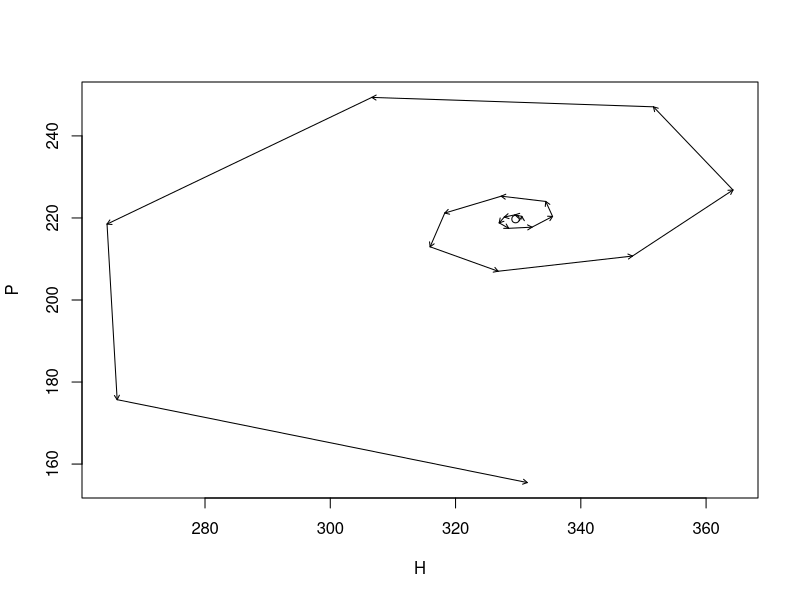
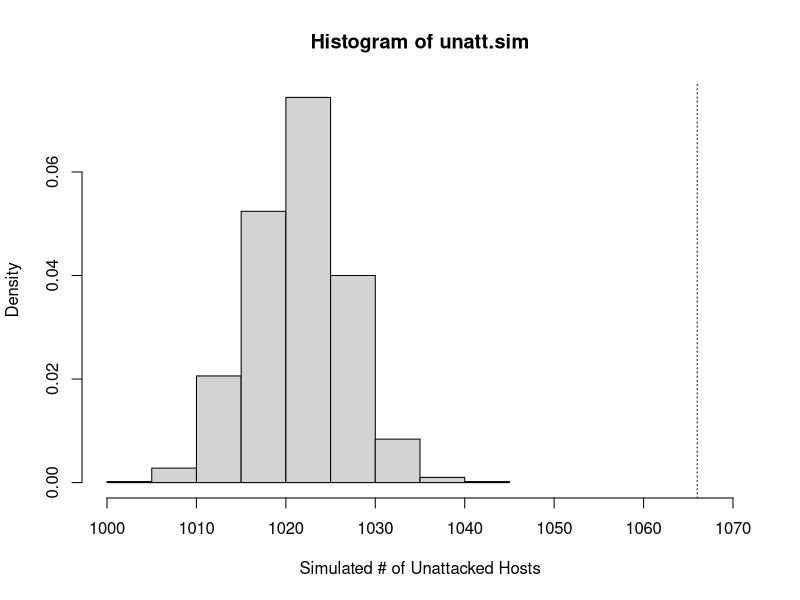
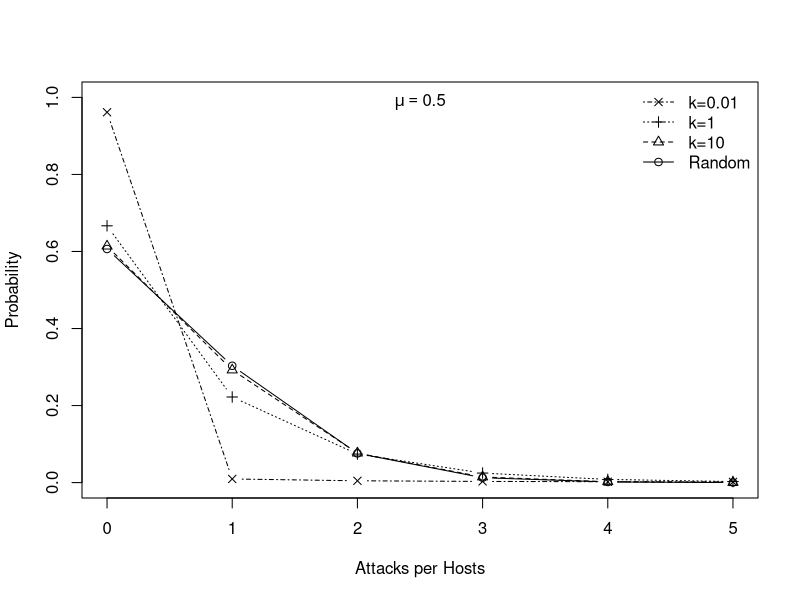
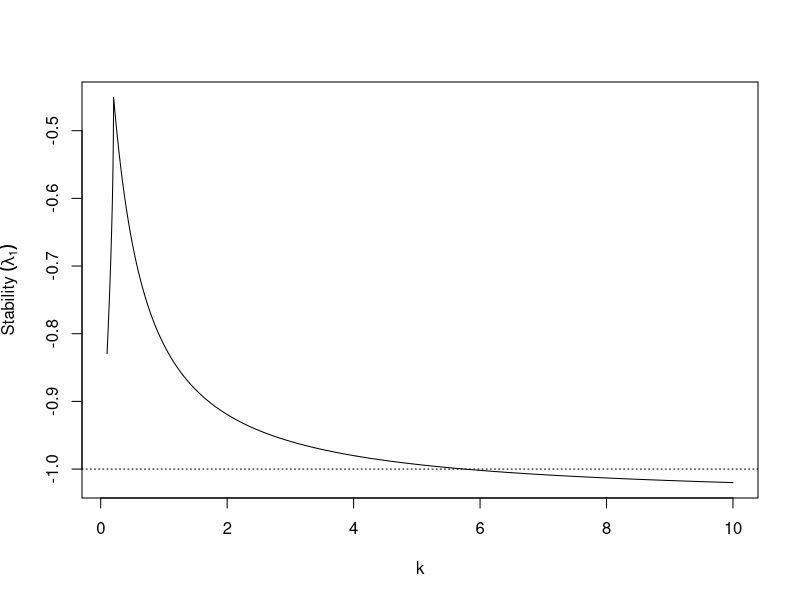
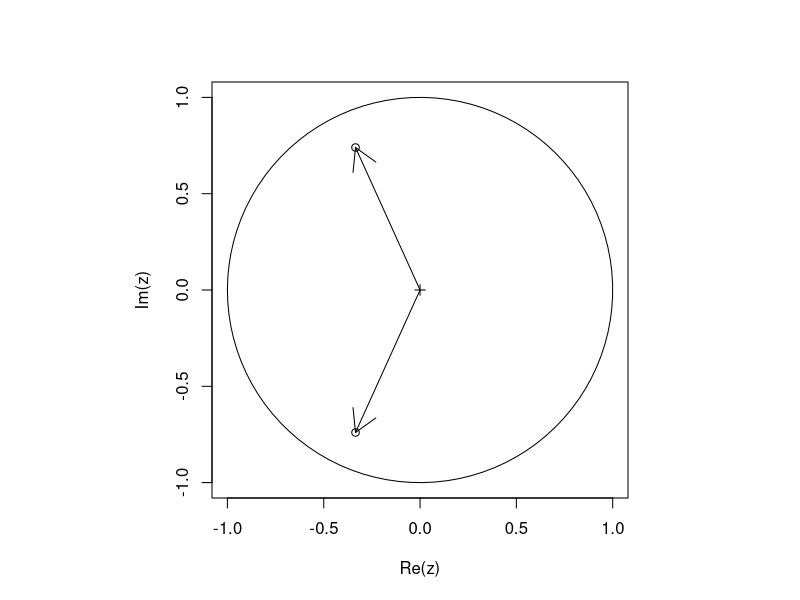
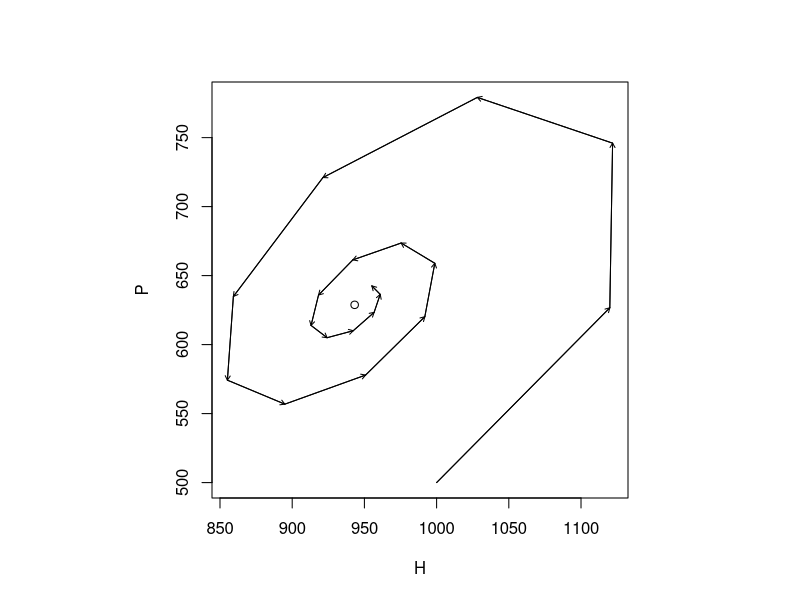

The R source for these figures, in order:
## ---- chunk 1
time <- 20; R <- 3; a <- .005
HPs <- data.frame(Hs <- numeric(time), Ps <- numeric(time))
## ---- chunk 2
Pst <- log(R)/a; Hst <- Pst*R/(R-1) 
HPs[1, ] <- c(Hst+1, Pst)
## ---- chunk 3
for(t in 1:(time-1))  HPs[t+1,]  <- {H <- R * HPs[t,1] * exp( -a * HPs[t,2] )
                                 P <- HPs[t,1]*(1-exp(-a*HPs[t,2]))
                               c(H,P) }
## ---- chunk 4
plot(HPs[,1], HPs[,2], type="n", xlab="H", ylab="P"); points(Hst, Pst);
arrows(HPs[-time,1], HPs[-time,2], HPs[-1,1], HPs[-1,2], length=.05)
## ---- chunk 5
totals <- c(1066, 176, 48, 8, 5)
## ---- chunk 6
obs <- rep(0:4, totals)
## ---- chunk 7
H <- sum( totals )
No.attacks <- sum(obs)
mean.attacks <- mean(obs)
## ---- chunk 8
attack.events <- sample(x=1:H, size=No.attacks, replace=TRUE)
## ---- chunk 9
N.attacks.per.host <- table(attack.events)
## ---- chunk 10
(tmp <- table( N.attacks.per.host ) )
## ---- chunk 11
not.att <- H - sum(tmp)
## ---- chunk 12
obs.sim <- rep(0:max(N.attacks.per.host), c(not.att, tmp))
table(obs)
table(obs.sim)
## ---- chunk 13
n <- 1000
unatt.sim<- sapply(1:n, function(j) { ## Repeat n times...
  ## simulate the same number of attacks.
  host.sim.att <- sample(x=1:H, size=No.attacks, replace=TRUE)
  ## subtract the number of attacked hosts from the total in the host population
  ## The number of attacks on each attacked host
  attacks.per <- table(host.sim.att)
  ## the number of attacked hosts 
  n.attd <- length( attacks.per)
  ## the number not attacked
  H - n.attd
                         } )
## ---- chunk 14
hist(unatt.sim, xlab="Simulated # of Unattacked Hosts", 
     prob=TRUE, xlim=c(1000, 1070) )
abline(v=1066, lty=3)
abline(v=exp(-mean.attacks), lty=2)
## ---- chunk 15
(I <- var(obs)/mean(obs))
## ---- chunk 16
nb.dat <- cbind(
       Random = dnbinom(0:5, mu=.5, size=10^10),
      "k=10"=dnbinom(0:5, mu=.5, size=10),
      "k=1"=dnbinom(0:5, mu=.5, size=1),
      "k=0.01"=dnbinom(0:5, mu=.5, size=.01)
               )
matplot(0:5, nb.dat , type="b", pch=1:4, col=1, ylim=c(0,1),
        xlab="Attacks per Hosts", ylab="Probability") 
legend("topright", rev(colnames(nb.dat)), pch=4:1, lty=4:1, bty='n')
mtext(quote(mu== 0.5), padj=2)
## ---- chunk 17
F.H <- expression(R*H*(1+a*P/k)^-k - H )
F.P <- expression(H - H*(1+a*P/k)^-k - P)
F.H.H <- D(F.H, "H"); F.H.P <- D(F.H, "P")
F.P.H <- D(F.P, "H"); F.P.P <- D(F.P, "P")
## ---- chunk 18
k <- 10^seq(-1, 1, by=.01)
R <- 3
a <- .005
HPeigs <- sapply(k, function(ki) {
  k <- ki
  P <- k*(R^(1/k) - 1)/a
  H <- P * R/(R-1)
  jac <- matrix( c(eval(F.H.H), eval(F.H.P), eval(F.P.H), eval(F.P.P)), 
                nrow=2, byrow=TRUE )
eigen(jac)[["values"]] 
} )
## ---- chunk 19
modmaxs <- apply( HPeigs, 2, function(lambdas) {i <- which.max(Mod(lambdas))
                          sign(Re(lambdas[i])) * Mod(lambdas[i]) })
plot(k, modmaxs, type='l', ylab=quote("Stability "*(lambda[1])) )
abline(h=-1, lty=3)
## ---- chunk 20
th <- seq(-pi, pi, len=100)
z <- exp(1i*th)
## ---- chunk 21
#The complex number plane
par(pty="s")
plot(z, type="l")
points(0,0, pch=3); points(HPeigs[,100])
arrows(x0=c(0,0), y0=c(0,0), x1=Re(HPeigs[,100]), y1=Im(HPeigs[,100]))
## ---- chunk 22
time <- 20; R <- 3; a <- .005; k <- .6
HP2s <- data.frame(Hs = numeric(time), Ps = numeric(time))
## ---- chunk 23
P2st <- k*(R^(1/k) - 1)/a; H2st <- P2st * R/(R-1)
P2st;H2st
HP2s[1, ] <- c(1000,500)
## ---- chunk 24
for(t in 1:(time-1))  HP2s[t+1,]  <- {
  H <- R * HP2s[t,1] * (1+a*HP2s[t,2]/k)^(-k)
  P <- HP2s[t,1] - HP2s[t,1] * (1+a*HP2s[t,2]/k)^(-k)
                               c(H,P) }

## ---- chunk 25
{
  plot(HP2s[,1], HP2s[,2], type="l", xlab="H", ylab="P")
  points(H2st, P2st)
  arrows(HP2s[-time,1], HP2s[-time,2], HP2s[-1,1], HP2s[-1,2], length=.05)
}
